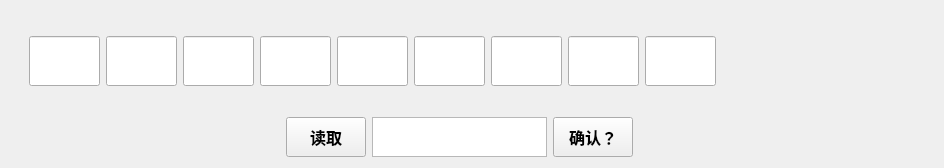
             <widget class="QWidget" name="confirmpage_1">
              <layout class="QVBoxLayout" name="verticalLayout_8">
               <item>
                <widget class="QWidget" name="inner_input" native="true">
                 <property name="minimumSize">
                  <size>
                   <width>0</width>
                   <height>100</height>
                  </size>
                 </property>
                 <property name="maximumSize">
                  <size>
                   <width>16777215</width>
                   <height>100</height>
                  </size>
                 </property>
                 <layout class="QVBoxLayout" name="verticalLayout_7">
                  <item>
                   <widget class="QWidget" name="horizontalWidget" native="true">
                    <property name="minimumSize">
                     <size>
                      <width>0</width>
                      <height>60</height>
                     </size>
                    </property>
                    <layout class="QHBoxLayout" name="horizontalLayout_3">
                     <item>
                      <widget class="QLineEdit" name="strinput1">
                       <property name="minimumSize">
                        <size>
                         <width>71</width>
                         <height>50</height>
                        </size>
                       </property>
                       <property name="maximumSize">
                        <size>
                         <width>71</width>
                         <height>16777215</height>
                        </size>
                       </property>
                       <property name="font">
                        <font>
                         <pointsize>15</pointsize>
                         <bold>true</bold>
                        </font>
                       </property>
                       <property name="styleSheet">
                        <string notr="true"/>
                       </property>
                       <property name="maxLength">
                        <number>3</number>
                       </property>
                       <property name="alignment">
                        <set>Qt::AlignmentFlag::AlignCenter</set>
                       </property>
                      </widget>
                     </item>
                     <item>
                      <widget class="QLineEdit" name="numinput1">
                       <property name="minimumSize">
                        <size>
                         <width>71</width>
                         <height>50</height>
                        </size>
                       </property>
                       <property name="maximumSize">
                        <size>
                         <width>71</width>
                         <height>50</height>
                        </size>
                       </property>
                       <property name="font">
                        <font>
                         <pointsize>15</pointsize>
                         <bold>true</bold>
                        </font>
                       </property>
                       <property name="styleSheet">
                        <string notr="true"/>
                       </property>
                       <property name="maxLength">
                        <number>1</number>
                       </property>
                       <property name="alignment">
                        <set>Qt::AlignmentFlag::AlignCenter</set>
                       </property>
                      </widget>
                     </item>
                     <item>
                      <widget class="QLineEdit" name="strinput2">
                       <property name="minimumSize">
                        <size>
                         <width>71</width>
                         <height>50</height>
                        </size>
                       </property>
                       <property name="maximumSize">
                        <size>
                         <width>71</width>
                         <height>16777215</height>
                        </size>
                       </property>
                       <property name="font">
                        <font>
                         <pointsize>15</pointsize>
                         <bold>true</bold>
                        </font>
                       </property>
                       <property name="styleSheet">
                        <string notr="true"/>
                       </property>
                       <property name="maxLength">
                        <number>3</number>
                       </property>
                       <property name="alignment">
                        <set>Qt::AlignmentFlag::AlignCenter</set>
                       </property>
                      </widget>
                     </item>
                     <item>
                      <widget class="QLineEdit" name="numinput2">
                       <property name="minimumSize">
                        <size>
                         <width>71</width>
                         <height>50</height>
                        </size>
                       </property>
                       <property name="maximumSize">
                        <size>
                         <width>71</width>
                         <height>16777215</height>
                        </size>
                       </property>
                       <property name="font">
                        <font>
                         <pointsize>15</pointsize>
                         <bold>true</bold>
                        </font>
                       </property>
                       <property name="styleSheet">
                        <string notr="true"/>
                       </property>
                       <property name="maxLength">
                        <number>1</number>
                       </property>
                       <property name="alignment">
                        <set>Qt::AlignmentFlag::AlignCenter</set>
                       </property>
                      </widget>
                     </item>
                     <item>
                      <widget class="QLineEdit" name="strinput3">
                       <property name="minimumSize">
                        <size>
                         <width>71</width>
                         <height>50</height>
                        </size>
                       </property>
                       <property name="maximumSize">
                        <size>
                         <width>71</width>
                         <height>16777215</height>
                        </size>
                       </property>
                       <property name="font">
                        <font>
                         <pointsize>15</pointsize>
                         <bold>true</bold>
                        </font>
                       </property>
                       <property name="styleSheet">
                        <string notr="true"/>
                       </property>
                       <property name="maxLength">
                        <number>3</number>
                       </property>
                       <property name="alignment">
                        <set>Qt::AlignmentFlag::AlignCenter</set>
                       </property>
                      </widget>
                     </item>
                     <item>
                      <widget class="QLineEdit" name="numinput3">
                       <property name="minimumSize">
                        <size>
                         <width>71</width>
                         <height>50</height>
                        </size>
                       </property>
                       <property name="maximumSize">
                        <size>
                         <width>71</width>
                         <height>16777215</height>
                        </size>
                       </property>
                       <property name="font">
                        <font>
                         <pointsize>15</pointsize>
                         <bold>true</bold>
                        </font>
                       </property>
                       <property name="styleSheet">
                        <string notr="true"/>
                       </property>
                       <property name="maxLength">
                        <number>1</number>
                       </property>
                       <property name="alignment">
                        <set>Qt::AlignmentFlag::AlignCenter</set>
                       </property>
                      </widget>
                     </item>
                     <item>
                      <widget class="QLineEdit" name="strinput4">
                       <property name="minimumSize">
                        <size>
                         <width>71</width>
                         <height>50</height>
                        </size>
                       </property>
                       <property name="maximumSize">
                        <size>
                         <width>71</width>
                         <height>16777215</height>
                        </size>
                       </property>
                       <property name="font">
                        <font>
                         <pointsize>15</pointsize>
                         <bold>true</bold>
                        </font>
                       </property>
                       <property name="styleSheet">
                        <string notr="true"/>
                       </property>
                       <property name="maxLength">
                        <number>3</number>
                       </property>
                       <property name="alignment">
                        <set>Qt::AlignmentFlag::AlignCenter</set>
                       </property>
                      </widget>
                     </item>
                     <item>
                      <widget class="QLineEdit" name="numinput4">
                       <property name="minimumSize">
                        <size>
                         <width>71</width>
                         <height>50</height>
                        </size>
                       </property>
                       <property name="maximumSize">
                        <size>
                         <width>71</width>
                         <height>16777215</height>
                        </size>
                       </property>
                       <property name="font">
                        <font>
                         <pointsize>15</pointsize>
                         <bold>true</bold>
                        </font>
                       </property>
                       <property name="styleSheet">
                        <string notr="true"/>
                       </property>
                       <property name="maxLength">
                        <number>1</number>
                       </property>
                       <property name="alignment">
                        <set>Qt::AlignmentFlag::AlignCenter</set>
                       </property>
                      </widget>
                     </item>
                     <item>
                      <widget class="QLineEdit" name="strinput5">
                       <property name="minimumSize">
                        <size>
                         <width>71</width>
                         <height>50</height>
                        </size>
                       </property>
                       <property name="maximumSize">
                        <size>
                         <width>71</width>
                         <height>16777215</height>
                        </size>
                       </property>
                       <property name="font">
                        <font>
                         <pointsize>15</pointsize>
                         <bold>true</bold>
                        </font>
                       </property>
                       <property name="styleSheet">
                        <string notr="true"/>
                       </property>
                       <property name="maxLength">
                        <number>3</number>
                       </property>
                       <property name="alignment">
                        <set>Qt::AlignmentFlag::AlignCenter</set>
                       </property>
                      </widget>
                     </item>
                     <item>
                      <spacer name="horizontalSpacer">
                       <property name="orientation">
                        <enum>Qt::Orientation::Horizontal</enum>
                       </property>
                       <property name="sizeHint" stdset="0">
                        <size>
                         <width>125</width>
                         <height>20</height>
                        </size>
                       </property>
                      </spacer>
                     </item>
                    </layout>
                   </widget>
                  </item>
                 </layout>
                </widget>
               </item>
               <item>
                <layout class="QHBoxLayout" name="horizontalLayout_5">
                 <item>
                  <spacer name="horizontalSpacer_6">
                   <property name="orientation">
                    <enum>Qt::Orientation::Horizontal</enum>
                   </property>
                   <property name="sizeType">
                    <enum>QSizePolicy::Policy::Fixed</enum>
                   </property>
                   <property name="sizeHint" stdset="0">
                    <size>
                     <width>275</width>
                     <height>20</height>
                    </size>
                   </property>
                  </spacer>
                 </item>
                 <item>
                  <widget class="QPushButton" name="readresult">
                   <property name="minimumSize">
                    <size>
                     <width>80</width>
                     <height>40</height>
                    </size>
                   </property>
                   <property name="maximumSize">
                    <size>
                     <width>80</width>
                     <height>40</height>
                    </size>
                   </property>
                   <property name="font">
                    <font>
                     <pointsize>12</pointsize>
                     <bold>true</bold>
                    </font>
                   </property>
                   <property name="text">
                    <string>读取</string>
                   </property>
                  </widget>
                 </item>
                 <item>
                  <widget class="QTextBrowser" name="resultdisplay">
                   <property name="minimumSize">
                    <size>
                     <width>175</width>
                     <height>40</height>
                    </size>
                   </property>
                   <property name="maximumSize">
                    <size>
                     <width>175</width>
                     <height>40</height>
                    </size>
                   </property>
                   <property name="font">
                    <font>
                     <pointsize>12</pointsize>
                     <bold>true</bold>
                    </font>
                   </property>
                  </widget>
                 </item>
                 <item>
                  <widget class="QPushButton" name="final_confirmbutton1">
                   <property name="minimumSize">
                    <size>
                     <width>80</width>
                     <height>40</height>
                    </size>
                   </property>
                   <property name="maximumSize">
                    <size>
                     <width>80</width>
                     <height>40</height>
                    </size>
                   </property>
                   <property name="font">
                    <font>
                     <pointsize>12</pointsize>
                     <bold>true</bold>
                    </font>
                   </property>
                   <property name="text">
                    <string>确认？</string>
                   </property>
                  </widget>
                 </item>
                 <item>
                  <spacer name="horizontalSpacer_7">
                   <property name="orientation">
                    <enum>Qt::Orientation::Horizontal</enum>
                   </property>
                   <property name="sizeType">
                    <enum>QSizePolicy::Policy::Fixed</enum>
                   </property>
                   <property name="sizeHint" stdset="0">
                    <size>
                     <width>300</width>
                     <height>20</height>
                    </size>
                   </property>
                  </spacer>
                 </item>
                </layout>
               </item>
              </layout>
             </widget>
